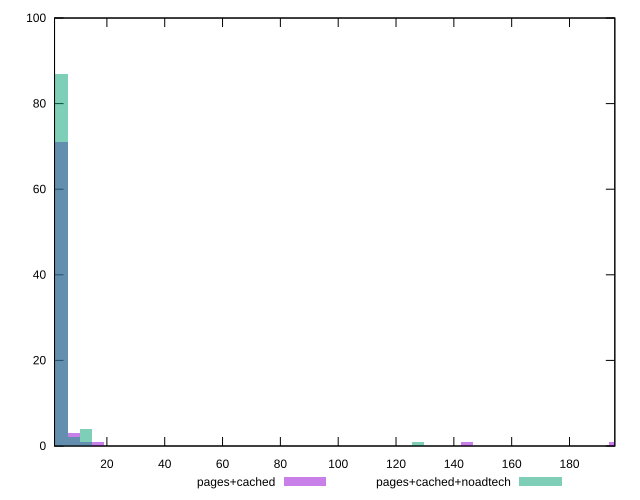

Reproduce this figure in gnuplot.
reset

$pagesCached <<EOF
144.62759842360208 1
195.67263316134398 1
4.253752894811826 71
17.015011579247304 1
0 22
8.507505789623652 3
12.761258684435479 1
EOF

$pagesCachedNoadtech <<EOF
127.61258684435478 1
4.253752894811826 87
12.761258684435479 4
0 6
8.507505789623652 2
EOF

set key outside below
set boxwidth 4.253752894811826
set xrange [1.891:195.6740000000001]
set yrange [0:100]
set trange [0:100]
set style fill transparent solid 0.5 noborder
set terminal svg size 640, 500 enhanced background rgb 'white'
set output "report_00019_2021-02-10T18-14-37.922Z//server-response-time/comparison/histogram/1_vs_2.svg"

plot $pagesCached title "pages+cached" with boxes, \
     $pagesCachedNoadtech title "pages+cached+noadtech" with boxes

reset
